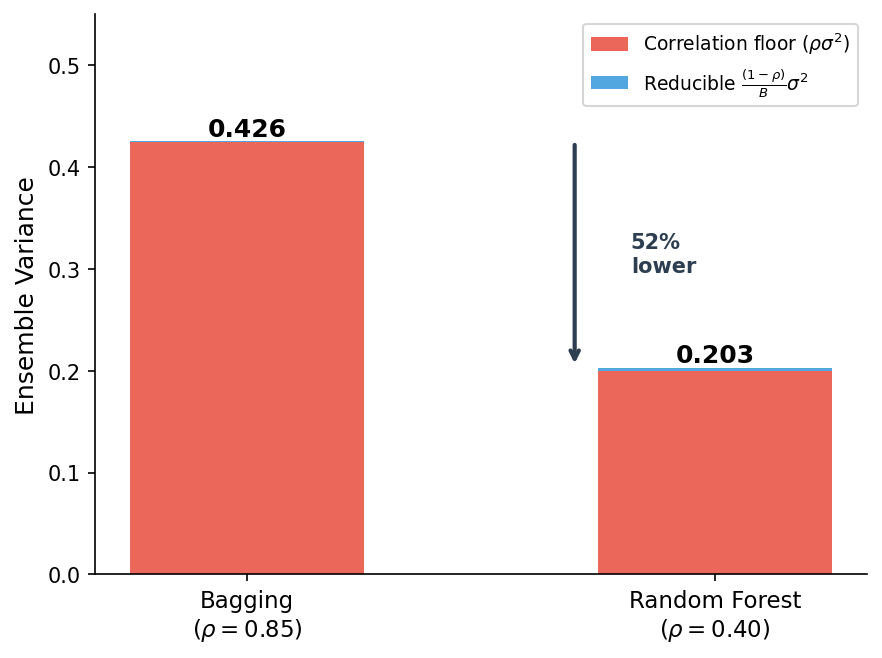

Python code for this plot:
"""Generate correlation floor comparison figure: Bagging vs Random Forest variance."""
import matplotlib.pyplot as plt
import numpy as np

sigma2 = 0.50
rho_bag = 0.85
rho_rf = 0.40
B = 100

# Bagging components
bag_floor = rho_bag * sigma2
bag_reducible = (1 - rho_bag) / B * sigma2
bag_total = bag_floor + bag_reducible

# RF components
rf_floor = rho_rf * sigma2
rf_reducible = (1 - rho_rf) / B * sigma2
rf_total = rf_floor + rf_reducible

fig, ax = plt.subplots(figsize=(6, 4.5))

x = np.array([0, 1])
labels = ['Bagging\n($\\rho = 0.85$)', 'Random Forest\n($\\rho = 0.40$)']

# Stacked bars
bars_floor = ax.bar(x, [bag_floor, rf_floor], width=0.5,
                     color='#e74c3c', alpha=0.85, label='Correlation floor ($\\rho\\sigma^2$)')
bars_red = ax.bar(x, [bag_reducible, rf_reducible], width=0.5,
                   bottom=[bag_floor, rf_floor],
                   color='#3498db', alpha=0.85, label='Reducible $\\frac{(1-\\rho)}{B}\\sigma^2$')

# Annotations
ax.annotate(f'{bag_total:.3f}', xy=(0, bag_total), ha='center', va='bottom',
            fontsize=12, fontweight='bold')
ax.annotate(f'{rf_total:.3f}', xy=(1, rf_total), ha='center', va='bottom',
            fontsize=12, fontweight='bold')

# Arrow showing reduction
ax.annotate('', xy=(0.7, rf_total), xytext=(0.7, bag_total),
            arrowprops=dict(arrowstyle='->', color='#2c3e50', lw=2))
ax.text(0.82, (bag_total + rf_total) / 2, '52%\nlower',
        ha='left', va='center', fontsize=10, color='#2c3e50', fontweight='bold')

ax.set_xticks(x)
ax.set_xticklabels(labels, fontsize=11)
ax.set_ylabel('Ensemble Variance', fontsize=12)
ax.set_ylim(0, 0.55)
ax.legend(loc='upper right', fontsize=9)
ax.spines['top'].set_visible(False)
ax.spines['right'].set_visible(False)

plt.tight_layout()
plt.savefig('figure_009_correlation_floor_comparison.png', dpi=150, bbox_inches='tight',
            facecolor='white')
print('OK: figure_009_correlation_floor_comparison.png')
